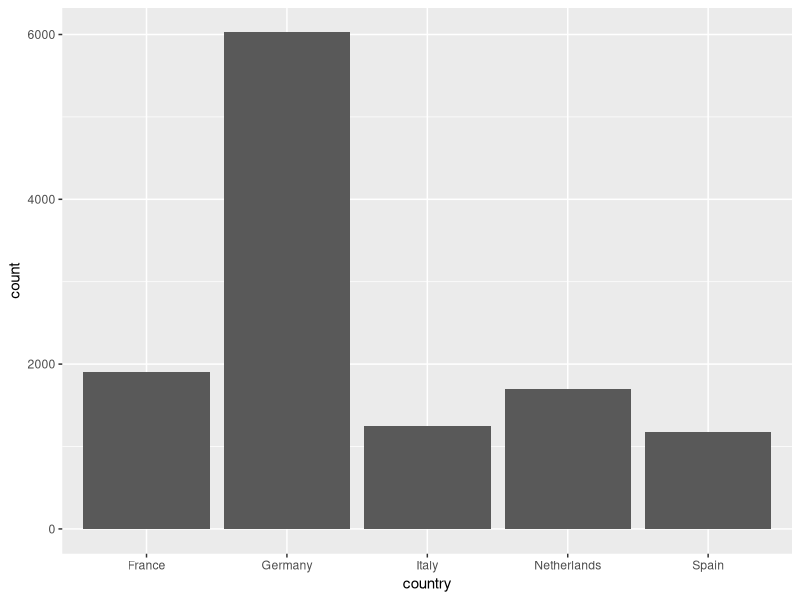
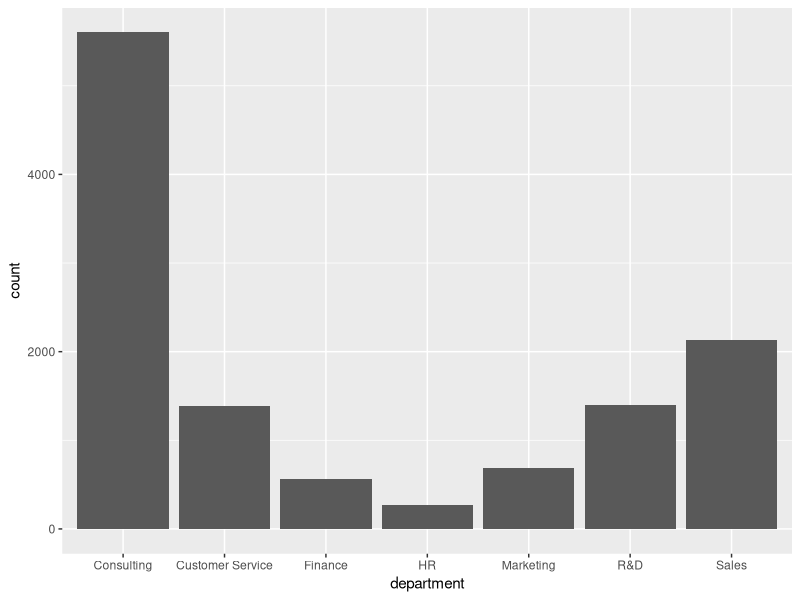
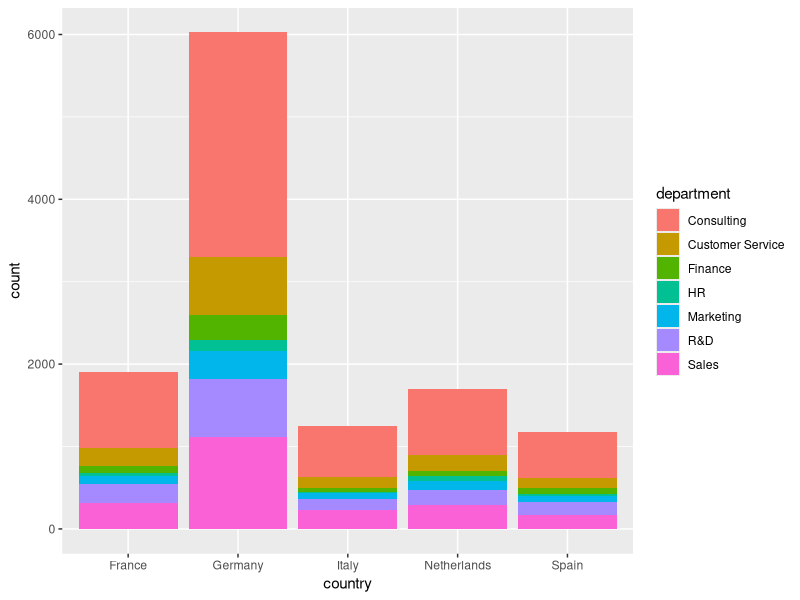
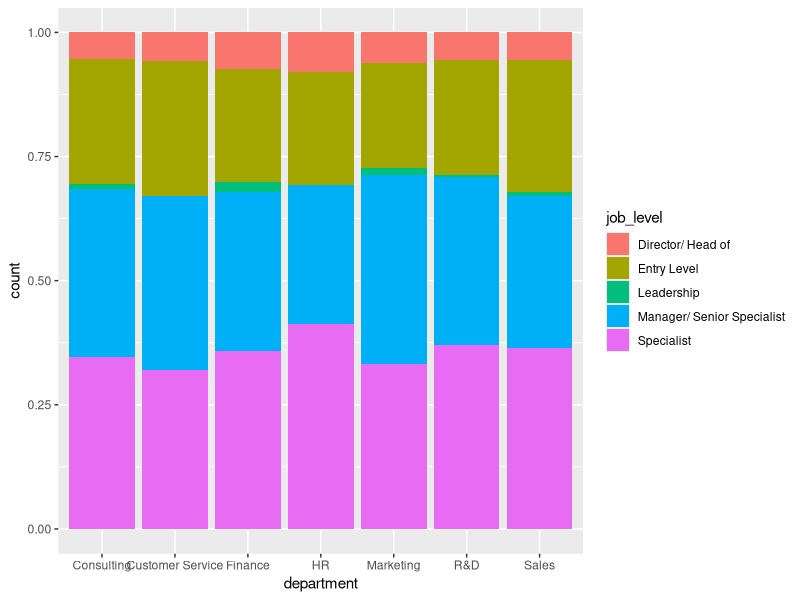

Here is the R script that generated these plots, in order: (Note: this script raises an error after producing the figures.)
# Explore the company with simple numeric summaries and visualisations ----
# All questions refer to current employees only.

# 0. Setup ----
library(tidyverse)

hrsystem_data <- read_csv("hr_data/hrsystem_data.csv")

current <- hrsystem_data %>%
  filter(employee_status == "Current")


# 1. Wie groß ist das Unternehmen? ----

# Numeric
current %>%
  summarise(employees = n())

# Kommentar: Deutlich über Mittelstand von der Größe

# 2. Wie groß ist das Unternehmen in verschiedenen Ländern? ----

# Numeric
current %>%
  count(country)

# Visual
current %>%
  ggplot(aes(x = country)) +
  geom_bar()

# Kommentar: ein Unternehmen mit Mittelpunkt in Deutschland und Europa


# 3. Welche Departments gibt es und wie groß sind sie in verschiedenen Ländern? ----

# Numeric
current %>%
  count(department)

# Visual: number of employees in each department by country
current %>%
  ggplot(aes(x = department)) +
  geom_bar()

# Kommentar: sehr großer Produktionsanteil (+großer Vertieb und Kundenservice). 


# Numeric
current %>%
  count(country, department)

# Visual: number of employees in each department by country
current %>%
  ggplot(aes(x = country, fill = department)) +
  geom_bar()

# Kommentar: Produktion und Entwicklung nur in D und CZ  
# Departments in anderen Ländern deuten auf reine Vertriebsstandorte 


# 4. Wie sind die Job Level in den Departments verteilt? ----

# Numeric: number and percentage within each department
current %>%
  count(department, job_level) %>%
  group_by(department) %>%
  mutate(percent = round(n / sum(n) * 100, 1))

# Visual: proportions within each department
current %>%
  ggplot(aes(x = department, fill = job_level)) +
  geom_bar(position = "fill")

# Kommentar: Produktion hat großen Anteil an Manual (blue collor) Jobs
# auch viele entry level in sales und customer service


# 5. Wie ist die Geschlechterverteilung? ----

## 5a. Insgesamt
# Numeric
current %>%
  count(gender) %>%
  mutate(percent = round(n / sum(n) * 100, 1))

# Visual
current %>%
  ggplot(aes(x = gender)) +
  geom_bar()

# Kommentar: Ein Männerdominiertes Unternehmen

## 5b. Nach Land
# Numeric
current %>%
  count(country, gender) %>%
  group_by(country) %>%
  mutate(percent = round(n / sum(n) * 100, 1))

# Visual
current %>%
  ggplot(aes(x = country, fill = gender)) +
  geom_bar(position = "fill")

# Kommentar: Länderunterschiede kommen oft von Unterschieden in Departments

## 5c. Nach Department
# Numeric
current %>%
  count(department, gender) %>%
  group_by(department) %>%
  mutate(percent = round(n / sum(n) * 100, 1))

# Visual
current %>%
  ggplot(aes(x = department, fill = gender)) +
  geom_bar(position = "fill")

# Kommentar: Production unüberraschenderweise Grund des Geschlechterverhältnisses
# In Tschechien alleine würde man daher vllt eine kleinere oder sogar negative 
# Gender Pay Gap finden

## 5d. Nach Job Level
# Numeric
current %>%
  count(job_level, gender) %>%
  group_by(job_level) %>%
  mutate(percent = round(n / sum(n) * 100, 1))

# Visual
current %>%
  ggplot(aes(x = job_level, fill = gender)) +
  geom_bar(position = "fill")

# Kommentar: Leider ein typisches Muster, besonders in hohen Führungspositionen 
# ist der Anteil von Frauen niedriger als im Rest des Unternehmens


# 6. Wie lang ist die durchschnittliche Tenure? ----

## 6a. Insgesamt
# Numeric
current %>%
  summarise(mean_tenure = round(mean(tenure_years, na.rm = TRUE), 1))

## 6b. Nach Land
# Numeric
current %>%
  group_by(country) %>%
  summarise(mean_tenure = round(mean(tenure_years, na.rm = TRUE), 1))

# Visual
current %>%
  group_by(country) %>%
  summarise(mean_tenure = mean(tenure_years, na.rm = TRUE)) %>%
  ggplot(aes(x = country, y = mean_tenure)) +
  geom_col()

# Kommentar: Länderunterschiede kommen oft von Unterschieden in Departments

## 6c. Nach Department
# Numeric
current %>%
  group_by(department) %>%
  summarise(mean_tenure = round(mean(tenure_years, na.rm = TRUE), 1))

# Visual
current %>%
  group_by(department) %>%
  summarise(mean_tenure = mean(tenure_years, na.rm = TRUE)) %>%
  ggplot(aes(x = department, y = mean_tenure)) +
  geom_col()

# Kommentar: Wie häufig im produzierenden Gewerbe besonders lange Bindung ans 
# Unternehmen in der Produktion, weniger in den Departments mit hohem Druck und
# und objektiven Performance Indikatoren

## 6d. Nach Job Level
# Numeric
current %>%
  group_by(job_level) %>%
  summarise(mean_tenure = round(mean(tenure_years, na.rm = TRUE), 1))

# Visual
current %>%
  group_by(job_level) %>%
  summarise(mean_tenure = mean(tenure_years, na.rm = TRUE)) %>%
  ggplot(aes(x = job_level, y = mean_tenure)) +
  geom_col()

# Kommentar: Die Unterschiede hier sind untypisch, da wir jedoch wissen, dass 
# ein großer Teil der Entry Level/ Manual Jobs in der Produktion ist, sollten 
# wir uns das nach Department ansehen.

## 6e. Nach Job Level Und Department ()
# Numeric
current %>%
  group_by(job_level, department) %>%
  summarise(mean_tenure = round(mean(tenure_years, na.rm = TRUE), 1))

# Visual
current %>%
  group_by(job_level, department) %>%
  summarise(mean_tenure = mean(tenure_years, na.rm = TRUE)) %>%
  ggplot(aes(x = department, y = mean_tenure, fill = job_level)) + #job level in fill, nicht x achse
  geom_col()

# Kommentar: Wir sehen über alle Departments außer Produktion: je mehr senior, 
# desto länger bleiben die Mitarbeiter im Unternehmen. Ausnahme ist das Middle 
# Management, die häufiger von extern kommen um spezifische Ziele zu erreichen.
